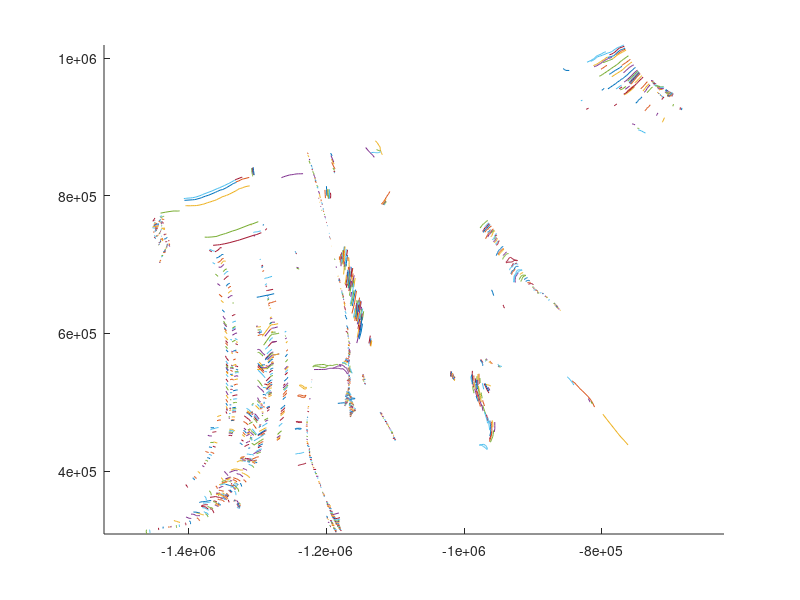

Write the MATLAB code that produced this figure.

% Script: plotFMpoints
%
% This script supports plotting of features included in the 'MOA-derived
% Structural Feature Map of the Ronne-Filchner Ice Shelf' data set.
%
% The features are stored with set and group designations to facilitate
% plotting and identification. Set rarely changes in the Ronne dataset.
% Group can be used to add designations for line width or limit the
% specific set of fractures that are plotted. At a minimum, Group serves to
% group individual features to permit plotting as lines instead of points.
%
% Import data using UI import tool or command line.
%
% Data files are available via FTP in ASCII (.txt) format.
%
% Citing these data:
%    Hulbe, C.L. and C.M. LeDoux. 2011. MOA-derived Structural Feature Map 
%    of the Ronne-Filchner Ice Shelf. Boulder, Colorado USA: National Snow  
%    and Ice Data Center. Digital Media.
%
% An example:

RonneFM_fractures = importdata('RonneFM_fractures.txt');

FMx = RonneFM_fractures(:,3);
FMy = RonneFM_fractures(:,4);
FMset = RonneFM_fractures(:,5);
FMgroup = RonneFM_fractures(:,6);

figure(1)
hold on
sets = unique(FMset);

for s = 1:length(sets)
    
    sind = find(FMset == sets(s));
    groups = unique(FMgroup(sind));
    
    for m = 1:length(groups)
        mind = find(FMgroup==groups(m));
        plot(FMx(mind),FMy(mind),'-');
        
    end
    
    clear mind p
end

axis equal